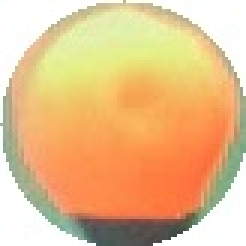
#> input picture Code/Test Set/Orange/orange38.jpg, 82 x 82 px, given in place of green0.jpg, which was not available (shown 3 times larger)
$ python green_detection.py   (older library calls are emulated)
#> lines starting #> are read from the running program, lines starting #| are printed output that depends on the picture; pictures that were not available may be replaced by others from this repository, and a replacement may not be noted
import cv2 as cv
from matplotlib import pyplot as plt
import numpy as np
import math
import time
import os
import cv2 as cv

try:
    sys.path.remove('/opt/ros/kinetic/lib/python2.7/dist-packages')
except:
    pass

hist_size = [255]
hist_range = [0,256]
dataset = []
path = r'C:\Users\rajsh\Desktop\GMM\Training Set\Green'

vid = cv.VideoCapture("detectbuoy.avi")
for i in os.listdir(path):
    dataset.append(i)
#> pass 2 of the loop `for i in os.listdir(path):`:

green_data = 28
orange_data = 111
yellow = 140

def GaussianEquation(sigma, x, mean):
    equation = (1/(sigma*math.sqrt(2*math.pi)))*np.exp(-0.5*(x-mean)**2/sigma**2)
    return equation

def AverageHistogram():
    mean_b = []
    mean_g = []
    mean_r = []

    std_dev_b = []
    std_dev_g = []
    std_dev_r = []
    histogram_r = np.zeros((255,1))
    histogram_g = np.zeros((255,1))
    histogram_b = np.zeros((255,1))

    # Iterate for no of green buoy images
    for i in range(0,green_data):
        string_path = path+"\green"+str(i)+".jpg"
        img = cv.imread(string_path)
#> img is the input picture: shape (82, 82, 3); mean B, G, R 139.8, 190.4, 230.7
        color = ("b","g","r")

        # New Mean Calculation
        mask= np.zeros((img.shape[0],img.shape[0],3), np.uint8)
        coordinates = np.indices((img.shape[0], img.shape[0]))
        coordinates = coordinates.reshape(2, -1)
        x , y=coordinates[0] , coordinates[1]
#> x = 6724 values from 0 to 81
        indices=np.where((x-img.shape[0]/2)**2+(y-img.shape[0]/2)**2 < (img.shape[0]/2)**2)
        xnew,ynew=x[indices[0]],y[indices[0]]
#> xnew = 5249 values from 1 to 81
        mask[xnew,ynew]=img[xnew,ynew]
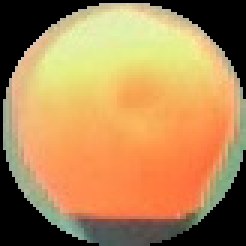
#> mask: shape (82, 82, 3) (shown 3 times larger); mean B, G, R 84.6, 134.7, 175.2
        #cv.imshow("e",mask)
        pixels=img[xnew,ynew]
        mean=np.sum(pixels, axis=0) / len(pixels)
#> mean = [108.4, 172.5, 224.4]
        stds=[np.std(pixels[:,0]),np.std(pixels[:,1]),np.std(pixels[:,2])]
#> stds = [31.75, 41.59, 43.24]


        for j,c in enumerate(color):
            if c == "b":
                temp_b = cv.calcHist([img],[j],None,hist_size,hist_range, accumulate = 1)
                histogram_b = np.column_stack((histogram_b, temp_b))
                mean_b.append(mean[0])
                std_dev_b.append(stds[0])
            if c == "g":
                temp_g = cv.calcHist([img],[j],None,hist_size,hist_range, accumulate = 1)
                histogram_g = np.column_stack((histogram_g, temp_g))
                mean_g.append(mean[1])
                std_dev_g.append(stds[1])
            if c == "r":
                temp_r = cv.calcHist([img],[j],None,hist_size,hist_range, accumulate = 1)
                histogram_r = np.column_stack((histogram_r, temp_r))
                mean_r.append(mean[2])
                std_dev_r.append(stds[2])
#> after the loop, histogram_b = 255 pairs, first value 0 to 0, second value 0 to 799; histogram_g = 255 pairs, first value 0 to 0, second value 0 to 1022; histogram_r = 255 pairs, first value 0 to 0, second value 0 to 1303; mean_b = [108.4]; mean_g = [172.5]; mean_r = [224.4]; std_dev_b = [31.75]; std_dev_g = [41.59]; std_dev_r = [43.24]
#> pass 2 of the loop in AverageHistogram, `for i in range(0,green_data):`:
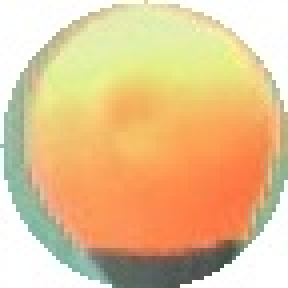
#> input picture Code/Test Set/Orange/orange30.jpg, 72 x 72 px, given in place of green1.jpg, which was not available (shown 4 times larger)
#> in AverageHistogram, img is the input picture: shape (72, 72, 3); mean B, G, R 146.3, 194.3, 227.8
#> in AverageHistogram, `mask[xnew,ynew]=img[xnew,ynew]`:
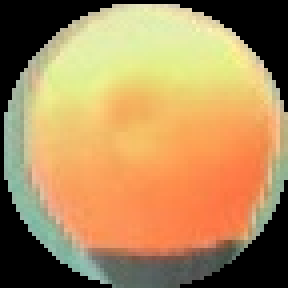
#> mask: shape (72, 72, 3) (shown 4 times larger); mean B, G, R 91.1, 138.6, 172.5
#> mean = [116.7, 177.5, 220.8]
#> stds = [33.6, 41.84, 44.45]
#> after the loop in AverageHistogram, `for j,c in enumerate(color):`: histogram_b = 255 rows, first 8: [0, 0, 0], [0, 0, 0], [0, 0, 0], [0, 0, 0], [0, 0, 0], [0, 0, 0], [0, 0, 0], [0, 0, 0]; histogram_g has the same summary as histogram_b; histogram_r has the same summary as histogram_b; mean_b = [108.4, 116.7]; mean_g = [172.5, 177.5]; mean_r = [224.4, 220.8]; std_dev_b = [31.75, 33.6]; std_dev_g = [41.59, 41.84]; std_dev_r = [43.24, 44.45]

    histogram_avg_b = np.sum(histogram_b, axis=1) / (green_data)
    histogram_avg_g = np.sum(histogram_g, axis=1) / (green_data)
    histogram_avg_r = np.sum(histogram_r, axis=1) / (green_data)

    # [8 lines of commented-out code are left out]

    return mean_r, mean_g, mean_b, std_dev_r, std_dev_g, std_dev_b

# [78 lines left out: function EM, not called in this run]


if __name__ == "__main__":
#> (the run stopped early here; a loop or call above may not have finished)
